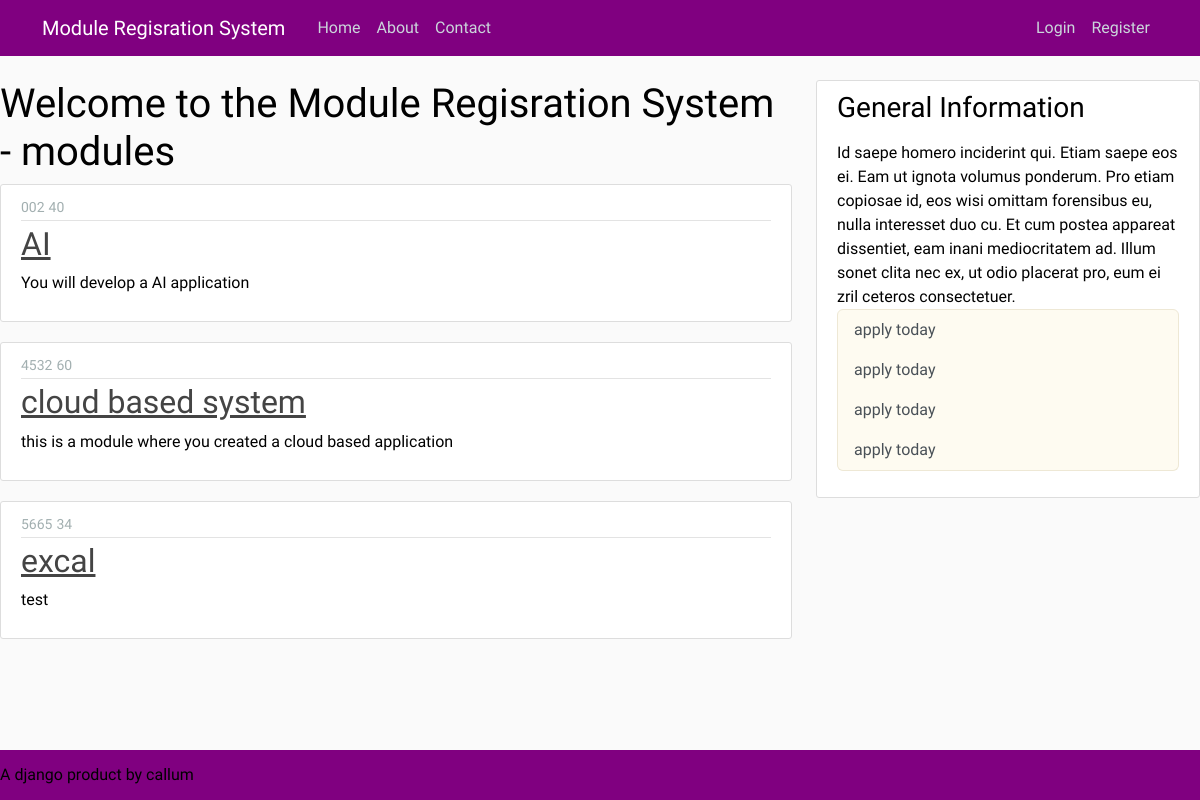
The app's page /modules, older data.
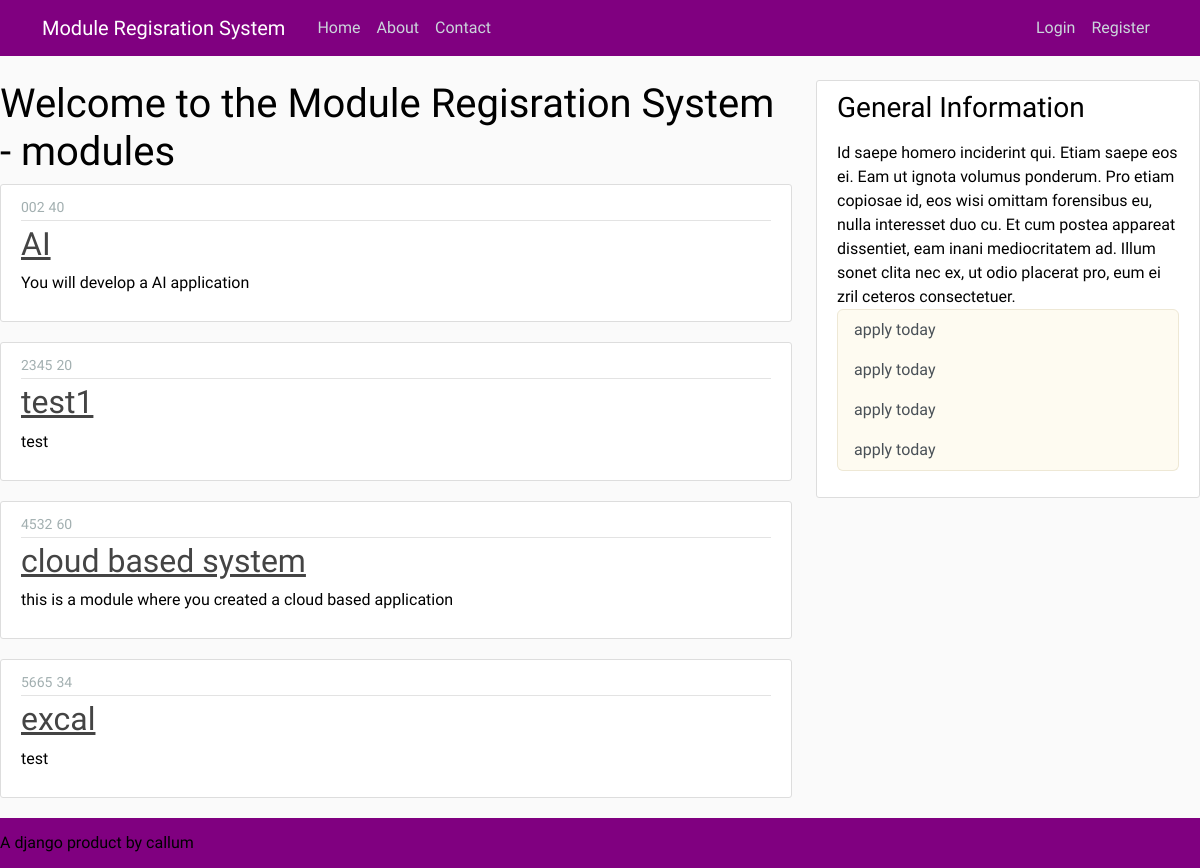
The same page, newer data.
### ModuleRegisrationSystem/models.py (models this page shows)
class Module(models.Model):
    Name = models.CharField(max_length = 100)
    Code = models.CharField(max_length = 100)
    Credit = models.CharField(max_length = 100)
    Category = models.CharField(max_length = 100)
    details = models.TextField()
    Availbity = models.CharField(max_length= 100, choices= [('yes', 'yes'), ('no', 'no')],default= 'yes')
    Groups = models.ManyToManyField(Group,related_name= 'modules')
    def __str__(self):
        return f'{self.Name}'

### ModuleRegisrationSystem/views.py (the view)
# urls.py: path('modules', PostListView.as_view(), name = 'modules'),
class PostListView(ListView):
    model = Module
    template_name = 'ModuleRegisrationSystem/modules.html'
    context_object_name = 'modules'
    ordering = ['Code']
    paginate_by = 5

### ModuleRegisrationSystem/templates/ModuleRegisrationSystem/modules.html (shortened to what this page needs)
{% extends "ModuleRegisrationSystem/base.html" %}
{% load crispy_forms_tags %}
{% block content %}
    <h1>Welcome to the Module Regisration System - modules</h1>
{% for module in modules %}
    <article class="media content-section">
        <div class="media-body">
        <div class="article-metadata">
            <small class="text-muted">{{ module.Code }}</small>
            <small class="text-muted">{{ module.Credit }}</small>
    </div>
    <h2><a class="article-title" href="#">{{ module }}</a></h2>
    <p class="article-content">{{ module.details }}</p>
    </div>
    </article>
{% endfor %}
{% endblock %}

Row changes from the older to the newer data that the page shows:
added Module: Code "2345", Credit "20", Name "test1", details "test"
